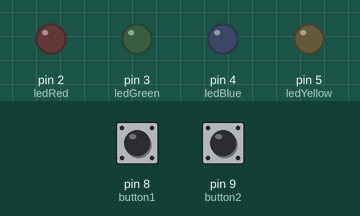
Recording of a sketch running on a simulated Arduino Uno, built with avr-gcc and run on an emulated ATmega328P. On the bench: output pins drawn as LEDs (lit = HIGH). Dashed ring = blinking. Inputs (shaded band) come from the test bench; at power-on: pin 9 (button2) LOW, pin 8 (button1) LOW. What the sketch prints to the serial monitor is not drawn.

Above: at 1.2 s.
1.3 s: pin 9 (button2) pulled HIGH for 0.15 s
At 2.2 s:
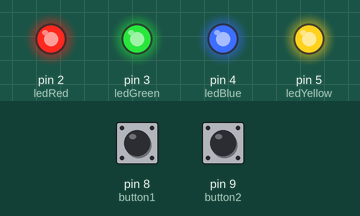
3.0 s: pin 9 (button2) pulled HIGH for 1 s
At 5.2 s:
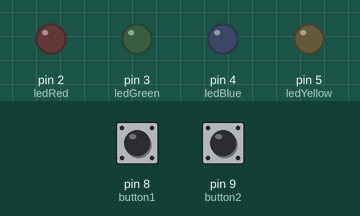
5.5 s: pin 8 (button1) pulled HIGH for 0.15 s
At 6.5 s:
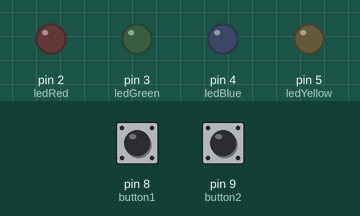
8.6 s: pin 8 (button1) pulled HIGH for 3.2 s
At 10.1 s:
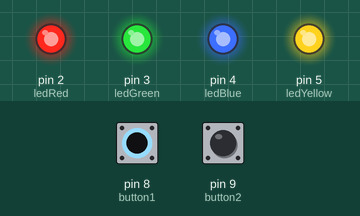
13.3 s: pin 8 (button1) pulsed HIGH 5 times (0.12 s each, 0.3 s apart)
At 13.45 s:
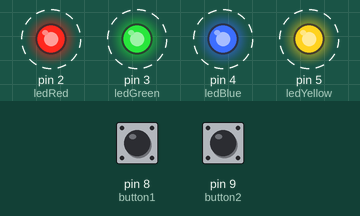
Timing chart, 0 to 16.3 s (numbered marks = the images above; inputs shaded):
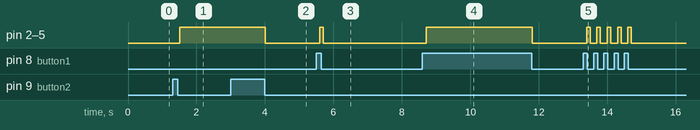

The sketch:

Buton_led_kontrol.ino
```cpp
int button1 = 8;
int button2 = 9;
int ledRed = 2;
int ledGreen = 3;
int ledBlue = 4;
int ledYellow = 5;
bool ledDurum = 0;

void setup() {
  Serial.begin(9600);
  pinMode(button1, INPUT);
  pinMode(button2, INPUT);
  for (int i = 2; i < 6; i++) {
    pinMode(i, OUTPUT);
  }
}

void loop() {
  Serial.print(digitalRead(button1));
  Serial.print("  ");
  Serial.println(digitalRead(button2));

  if (digitalRead(button1) == 1) {
    while (digitalRead(button1) == 1) {
      delay(100);
      digitalWrite(ledRed, HIGH);
      digitalWrite(ledGreen, HIGH);
      digitalWrite(ledBlue, HIGH);
      digitalWrite(ledYellow, HIGH);
    }
    digitalWrite(ledRed, LOW);
    digitalWrite(ledGreen, LOW);
    digitalWrite(ledBlue, LOW);
    digitalWrite(ledYellow, LOW);
  }

  if (digitalRead(button2) == 1) {
    ledDurum = !ledDurum;
    while(digitalRead(button2) == 1){
      delay(100);
    }

    digitalWrite(ledRed, ledDurum);
    digitalWrite(ledGreen, ledDurum);
    digitalWrite(ledBlue, ledDurum);
    digitalWrite(ledYellow, ledDurum);

  }
}
```

Measured:
- after the input at 1.3 s, pin 2 (ledRed), pin 3 (ledGreen), pin 4 (ledBlue), pin 5 (ledYellow): LOW → HIGH after 0.21 s
- after the input at 3.0 s, pin 2 (ledRed), pin 3 (ledGreen), pin 4 (ledBlue), pin 5 (ledYellow): HIGH → LOW after 1.0 s
- after the input at 5.5 s, pin 2 (ledRed), pin 3 (ledGreen), pin 4 (ledBlue), pin 5 (ledYellow): LOW → HIGH after 0.10 s, → LOW 0.10 s later
- after the input at 8.6 s, pin 2 (ledRed), pin 3 (ledGreen), pin 4 (ledBlue), pin 5 (ledYellow): LOW → HIGH after 0.11 s, → LOW 3.1 s later
- after the input at 13.3 s, pin 2 (ledRed), pin 3 (ledGreen), pin 4 (ledBlue), pin 5 (ledYellow): alternates HIGH for 0.10 s and LOW for 0.20 s, 10 changes in all, then stays LOW, starting after 0.11 s
